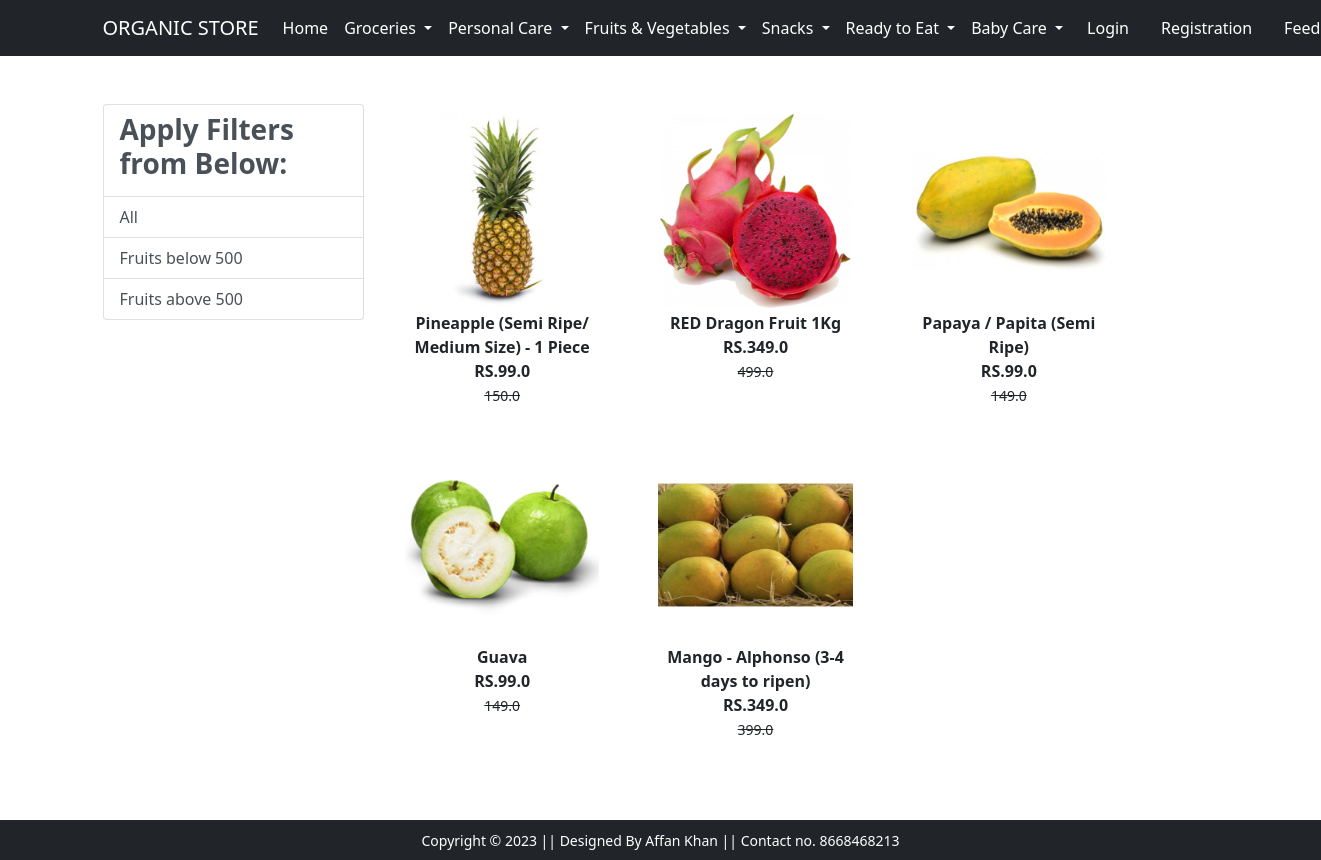
/fruits/, run on the app's committed database.
### organic/models.py (models this page shows, shortened)
class Product(models.Model):
    title = models.CharField(max_length=100)
    selling_price = models.FloatField()
    discounted_price = models.FloatField()
    description = models.TextField()
    brand = models.CharField(max_length=100)
    category = models.CharField(choices=CATEGORY_CHOICES, max_length=5)
    product_image = models.ImageField(upload_to="productimg")

### organic/views.py (the view)
# urls.py: path('fruits/', views.fruits, name='fruits'),
def fruits(request, data=None):
    totalitem = 0
    if data == None:
        fruits = Product.objects.filter(category='fr')
    elif data == 'below':
        fruits = Product.objects.filter(category='fr').filter(discounted_price__lt=500)
    elif data == 'above':
        fruits = Product.objects.filter(category='fr').filter(discounted_price__gt=500)
    if request.user.is_authenticated:
        totalitem = len(Cart.objects.filter(user=request.user))
    return render(request, 'fruits.html', {'fruits': fruits, 'totalitem': totalitem})

### organic/templates/fruits.html (shortened to what this page needs)
{% extends 'base.html' %}
{% load static %}
{% block main-content %}
<body>
<div class="container my-5 ">
 <div class="row">
  <div class="col-sm-3">
    <div class="list-group">
        <a href="#" class="list-group-item
         list-group-item-action" aria-current="true" ><h3 class="fw-bold">Apply Filters from Below:</h3></a>
        <a href="{% url 'fruits' %}" class="list-group-item
         list-group-item-action" aria-current="true">All</a>
         <a href="{% url 'fruitsdata' 'below' %}" class="list-group-item
         list-group-item-action" aria-current="true">Fruits below 500</a>
         <a href="{% url 'fruitsdata' 'above' %}" class="list-group-item
         list-group-item-action" aria-current="true">Fruits above 500</a>
    </div>
  </div>
  <div class="col-sm-8">
      <div class="row">
          {% for product in fruits %}
           <div class="col-sm-4 text-center mb-4">
               <a href="{% url 'product-detail' product.id %}" class="btn">
                   <div class="item">
                       <img src="{{product.product_image.url}}" alt="" height="200" class="">
                       <div class="fw-bold">{{product.description}}</div>
                       <div class="fw-bold">RS.{{product.discounted_price}}</div>
                       <small class="fw-light text-decoration-line-through">{{product.selling_price}}</small>
                   </div>
                </a>
            </div>
            {% endfor %}
        </div>
  </div>
 </div>
</div>
</body>
{% endblock main-content %}

### data on the page
Product: product_image (picture), description "Pineapple (Semi Ripe/ Medium Size) - 1 Piece", discounted_price "99.0", selling_price "150.0"
Product: product_image (picture), description "RED Dragon Fruit 1Kg", discounted_price "349.0", selling_price "499.0"
Product: product_image (picture), description "Papaya / Papita (Semi Ripe)", discounted_price "99.0", selling_price "149.0"
Product: product_image (picture), description "Guava", discounted_price "99.0", selling_price "149.0"
Product: product_image (picture), description "Mango - Alphonso (3-4 days to ripen)", discounted_price "349.0", selling_price "399.0"
